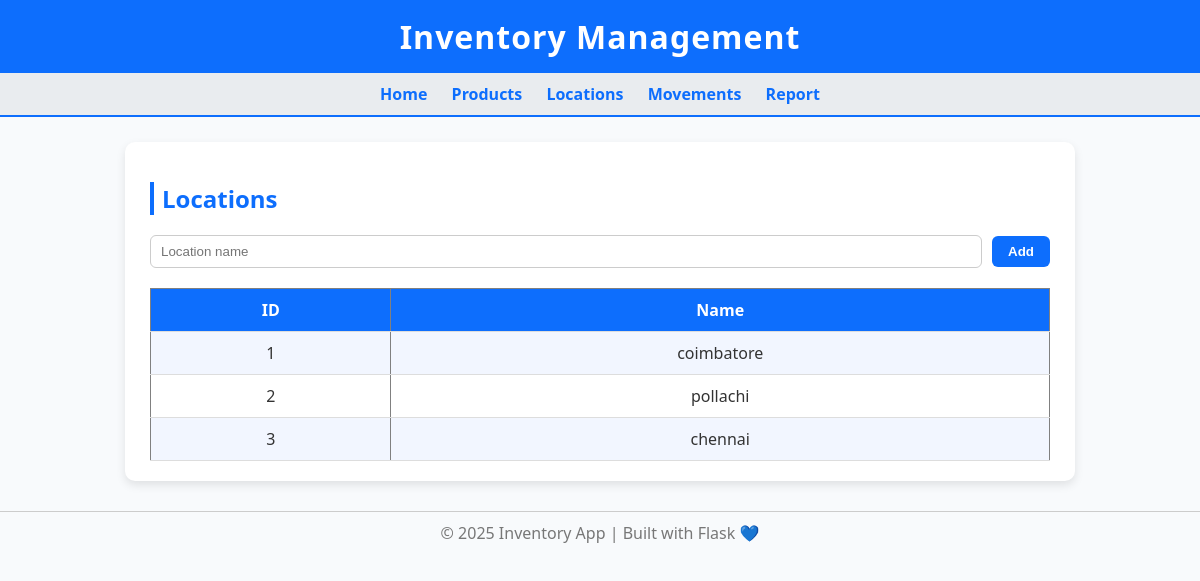
/locations, run on the app's committed database.
### models.py (models this page shows)
class Location(db.Model):
    location_id = db.Column(db.String, primary_key=True)
    name = db.Column(db.String, nullable=False)
    from_movements = db.relationship('ProductMovement', foreign_keys='ProductMovement.from_location',
                                     back_populates='from_loc')
    to_movements = db.relationship('ProductMovement', foreign_keys='ProductMovement.to_location',
                                   back_populates='to_loc')

### app.py (the view)
@app.route('/locations')
def view_locations():
    locations = Location.query.all()
    return render_template('locations.html', locations=locations)

### templates/locations.html
{% extends 'base.html' %}
{% block content %}
<h2>Locations</h2>
<form method="POST" action="/add_location">
  <input type="text" name="name" placeholder="Location name" required>
  <button type="submit">Add</button>
</form>
<table border="1">
<tr><th>ID</th><th>Name</th></tr>
{% for l in locations %}
<tr><td>{{ l.location_id }}</td><td>{{ l.name }}</td></tr>
{% endfor %}
</table>
{% endblock %}

### static/style.css (style rules this page uses)
body { font-family: "Segoe UI", Arial, sans-serif; margin: 0; padding: 0; background: #f8fafc; color: #333; }
form { margin-bottom: 20px; display: flex; flex-wrap: wrap; align-items: center; gap: 10px; }
input[type="text"], input[type="number"], select { padding: 8px 10px; border: 1px solid #ccc; border-radius: 6px; flex: 1; min-width: 150px; transition: 0.3s; }
button { background: #0d6efd; color: white; border: none; padding: 8px 16px; border-radius: 6px; cursor: pointer; font-weight: 600; transition: 0.3s; }
table { width: 100%; border-collapse: collapse; margin-top: 10px; }
th, td { padding: 10px; text-align: center; border-bottom: 1px solid #ddd; }
th { background: #0d6efd; color: white; }
tr:nth-child(even) { background-color: #f2f6ff; }
h2 { color: #0d6efd; border-left: 4px solid #0d6efd; padding-left: 8px; }

### data on the page
Location: location_id "1", name "coimbatore"
Location: location_id "2", name "pollachi"
Location: location_id "3", name "chennai"
